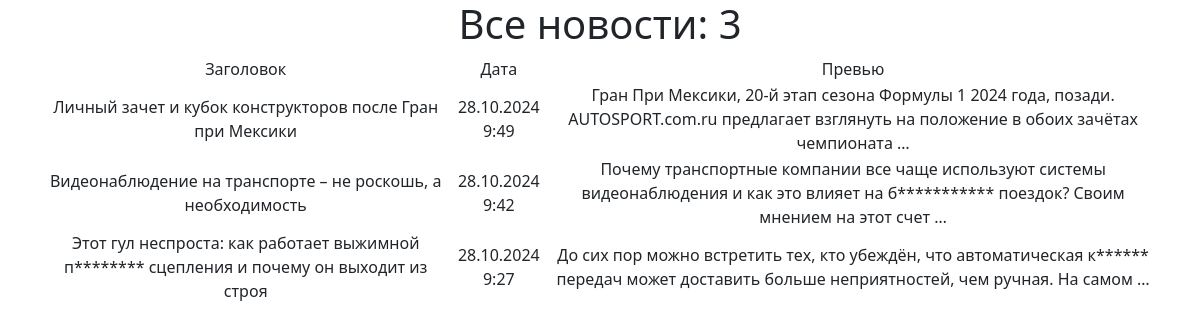
Page /news/ on the committed database.
### news/models.py (models this page shows, shortened)
class Post(models.Model):
    article = 'ART'
    news = 'NEW'
    TYPE = [
        (article, 'Статья'),
        (news, 'Новость'),
    ]
    post_author = models.ForeignKey(Author, on_delete=models.CASCADE)
    post_type = models.CharField(max_length=3, choices=TYPE, default=article)
    post_time = models.DateTimeField(auto_now_add=True)
    post_category = models.ManyToManyField(Category, through='PostCategory')
    post_title = models.CharField(max_length=255)
    post_text = models.TextField()
    post_rating = models.IntegerField(default=0)

### news/views.py (the view)
# urls.py: path('', PostsList.as_view()),
class PostsList(ListView):
    model = Post
    ordering = '-post_time'
    template_name = 'posts.html'
    context_object_name = 'posts'

### news/templatetags/custom_filters.py (called while the page is built)
@register.filter()
def censor(text):
    CENS_WORDS = ['подшипник', 'коробка', 'видеорегистратор', 'транспорт', 'безопасность', 'также', 'видео',
                  'отставание', 'место']
    if type(text) != str:
        raise TypeException(f'Недопустимый формат данных (string)!')
    lst = []
    st = ''
    i = 0
    for sym in text:
        i += 1
        if sym.isalpha():
            st += sym
            if i == len(text):
                lst.append(st)
        else:
            if len(st):
                lst.append(st)
            lst.append(sym)
            st = ''
    for i in range(len(lst)):
        if lst[i].lower() in CENS_WORDS:
            lst[i] = lst[i].replace(lst[i], lst[i][:1] + "*" * (len(lst[i]) - 1))
    censored_text = ''
    for word in lst:
        censored_text += word
    return f'{censored_text}'

### templates/posts.html (shortened to what this page needs)
{% extends 'flatpages/default.html' %}
{% load custom_filters %}
{% block content %}
   <h1>Все новости: {{ posts|length }}</h1>
   {% if posts %}
       <table>
           <tr>
               <td>Заголовок</td>
               <td>Дата</td>
               <td>Превью</td>
           </tr>
           {% for post in posts %}
           <tr>
               <td>{{ post.post_title|censor }}</td>
               <td>{{ post.post_time|date:'d.m.Y G:i' }}</td>
               <td>{{ post.post_text|truncatewords:20|censor }}</td>
           </tr>
           {% endfor %}
       </table>
   {% else %}
       <h2>Новостей нет!</h2>
   {% endif %}
{% endblock content %}

### templates/flatpages/default.html (shortened to what this page needs)
<!DOCTYPE html>
{% load static %}
<html lang="en">
    <head>
        <link href="{% static 'css/styles.css' %}" rel="stylesheet" />
    </head>
    <body>
        <div class="container">
            <div class="row">
                <div class="col-lg-12 text-center">
                    {% block content %}{% endblock content %}
                </div>
            </div>
        </div>
    </body>
</html>

### rows in the picture
Post: post_title|censor "Личный зачет и кубок конструкторов после Гран при Мексики", post_time "28.10.2024 9:49", post_text|censor "Гран При Мексики, 20-й этап сезона Формулы 1 2024 года, позади. AUTOSPORT.com.ru предлагает взглянуть на положение в обоих зачётах чемпионата …"
Post: post_title|censor "Видеонаблюдение на транспорте – не роскошь, а необходимость", post_time "28.10.2024 9:42", post_text|censor "Почему транспортные компании все чаще используют системы видеонаблюдения и как это влияет на б*********** поездок? Своим мнением на этот счет …"
Post: post_title|censor "Этот гул неспроста: как работает выжимной п******** сцепления и почему он выходит из строя", post_time "28.10.2024 9:27", post_text|censor "До сих пор можно встретить тех, кто убеждён, что автоматическая к****** передач может доставить больше неприятностей, чем ручная. На самом …"
